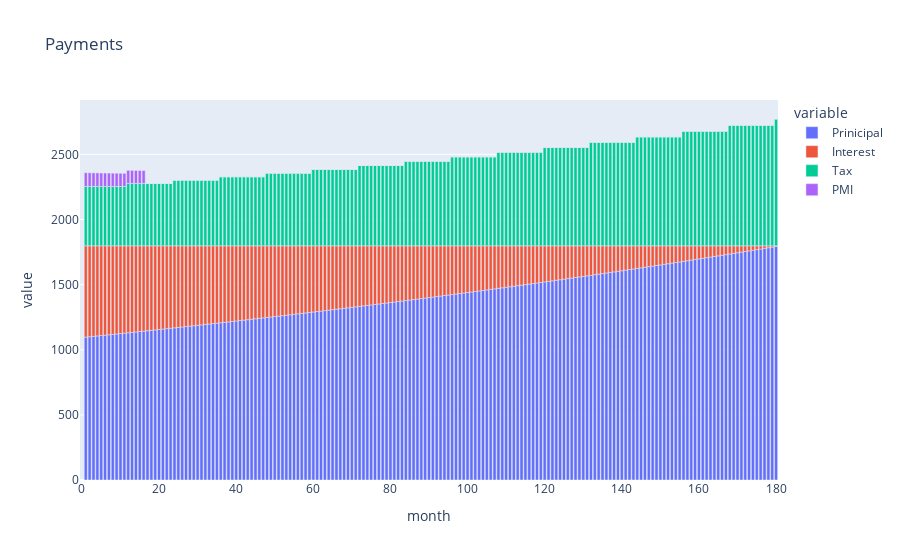
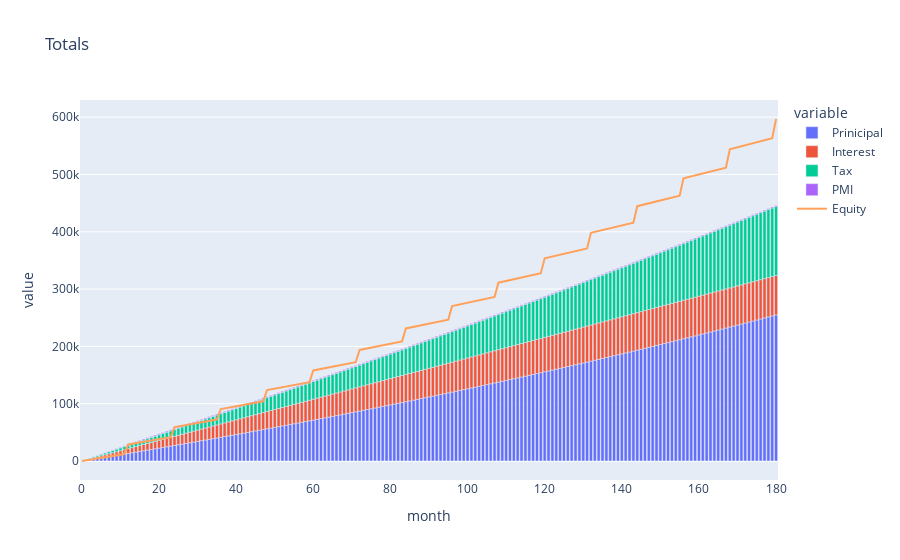
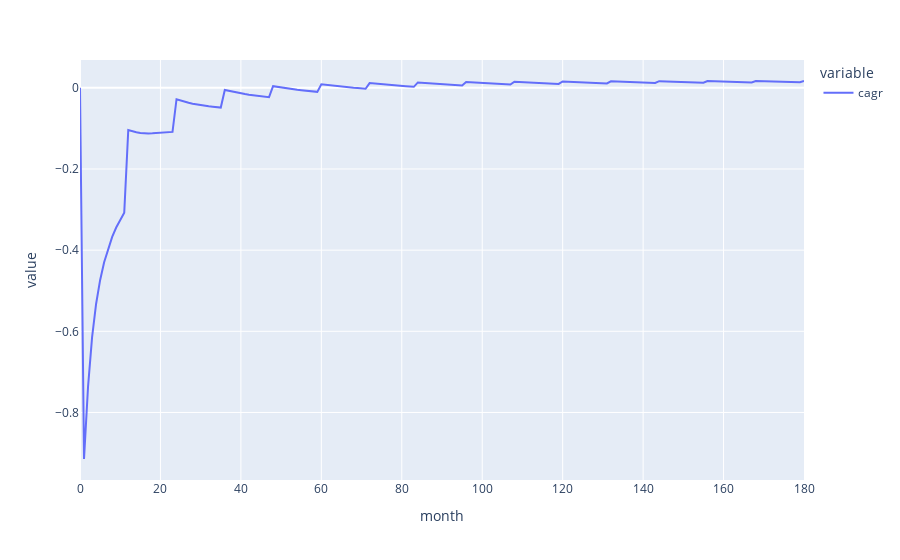

Write notebook code for charts like these, in order.
### Code cell
# %%timeit -n 100 -r 2
df = dataframes.return_on_investment(
    initial_value=TAX_APPRAISAL_VAL,
    down_payment=DOWN_PAYMENT,
    closing_rate=CLOSING,
    loan_interest_rate=LOAN_APR,
    num_years=YEARS,
    pmi_rate=PMI_RATE,
    property_tax_rate=TAX_APR,
    apprasial_growth=TAX_APPRAISAL_VAL_GROWTH_RATE
)
display(df.round(2))

totals = df[['principal paid', 'interest paid', 'tax paid', 'pmi paid']]
totals.columns = ['Prinicipal', 'Interest', 'Tax', 'PMI']
payments = totals.diff()

fig = px.bar(payments, x=payments.index, y=payments.columns, title='Payments')
fig.show()
fig = px.bar(totals, x=totals.index, y=totals.columns, title='Totals')
fig.add_scatter(x=df.index, y=df['equity'] - DOWN_PAYMENT, name='Equity')
fig.show()
fig = px.line(df, x=df.index, y=['cagr'])
# fig.add_scatter(x=df.index, y=df['equity'])
fig.show()

### Figure 1 — Plotly figure (JSON) as saved in the notebook; plotly's stock layout.template omitted (floating-point values rounded to 4 significant figures; data arrays with more than 128 entries replaced by an {"elided": "..."} marker saying what was removed)
{"data": [{"alignmentgroup": "True", "hovertemplate": "variable=Prinicipal<br>month=%{x}<br>value=%{y}<extra></extra>", "legendgroup": "Prinicipal", "marker": {"color": "#636efa"}, "name": "Prinicipal", "offsetgroup": "Prinicipal", "orientation": "v", "showlegend": true, "textposition": "auto", "type": "bar", "x": {"elided": "181 int values"}, "xaxis": "x", "y": {"elided": "181 float values"}, "yaxis": "y"}, {"alignmentgroup": "True", "hovertemplate": "variable=Interest<br>month=%{x}<br>value=%{y}<extra></extra>", "legendgroup": "Interest", "marker": {"color": "#EF553B"}, "name": "Interest", "offsetgroup": "Interest", "orientation": "v", "showlegend": true, "textposition": "auto", "type": "bar", "x": {"elided": "181 int values"}, "xaxis": "x", "y": {"elided": "181 float values"}, "yaxis": "y"}, {"alignmentgroup": "True", "hovertemplate": "variable=Tax<br>month=%{x}<br>value=%{y}<extra></extra>", "legendgroup": "Tax", "marker": {"color": "#00cc96"}, "name": "Tax", "offsetgroup": "Tax", "orientation": "v", "showlegend": true, "textposition": "auto", "type": "bar", "x": {"elided": "181 int values"}, "xaxis": "x", "y": {"elided": "181 float values"}, "yaxis": "y"}, {"alignmentgroup": "True", "hovertemplate": "variable=PMI<br>month=%{x}<br>value=%{y}<extra></extra>", "legendgroup": "PMI", "marker": {"color": "#ab63fa"}, "name": "PMI", "offsetgroup": "PMI", "orientation": "v", "showlegend": true, "textposition": "auto", "type": "bar", "x": {"elided": "181 int values"}, "xaxis": "x", "y": {"elided": "181 float values"}, "yaxis": "y"}], "layout": {"autosize": true, "barmode": "relative", "legend": {"title": {"text": "variable"}, "tracegroupgap": 0}, "title": {"text": "Payments"}, "xaxis": {"anchor": "y", "autorange": true, "domain": [0, 1], "range": [-0.5, 180.5], "title": {"text": "month"}, "type": "linear"}, "yaxis": {"anchor": "x", "autorange": true, "domain": [0, 1], "range": [0, 2917.0], "title": {"text": "value"}, "type": "linear"}}}

### Figure 2 — Plotly figure (JSON) as saved in the notebook; plotly's stock layout.template omitted (floating-point values rounded to 4 significant figures; data arrays with more than 128 entries replaced by an {"elided": "..."} marker saying what was removed)
{"data": [{"alignmentgroup": "True", "hovertemplate": "variable=Prinicipal<br>month=%{x}<br>value=%{y}<extra></extra>", "legendgroup": "Prinicipal", "marker": {"color": "#636efa"}, "name": "Prinicipal", "offsetgroup": "Prinicipal", "orientation": "v", "showlegend": true, "textposition": "auto", "type": "bar", "x": {"elided": "181 int values"}, "xaxis": "x", "y": {"elided": "181 float values"}, "yaxis": "y"}, {"alignmentgroup": "True", "hovertemplate": "variable=Interest<br>month=%{x}<br>value=%{y}<extra></extra>", "legendgroup": "Interest", "marker": {"color": "#EF553B"}, "name": "Interest", "offsetgroup": "Interest", "orientation": "v", "showlegend": true, "textposition": "auto", "type": "bar", "x": {"elided": "181 int values"}, "xaxis": "x", "y": {"elided": "181 float values"}, "yaxis": "y"}, {"alignmentgroup": "True", "hovertemplate": "variable=Tax<br>month=%{x}<br>value=%{y}<extra></extra>", "legendgroup": "Tax", "marker": {"color": "#00cc96"}, "name": "Tax", "offsetgroup": "Tax", "orientation": "v", "showlegend": true, "textposition": "auto", "type": "bar", "x": {"elided": "181 int values"}, "xaxis": "x", "y": {"elided": "181 float values"}, "yaxis": "y"}, {"alignmentgroup": "True", "hovertemplate": "variable=PMI<br>month=%{x}<br>value=%{y}<extra></extra>", "legendgroup": "PMI", "marker": {"color": "#ab63fa"}, "name": "PMI", "offsetgroup": "PMI", "orientation": "v", "showlegend": true, "textposition": "auto", "type": "bar", "x": {"elided": "181 int values"}, "xaxis": "x", "y": {"elided": "181 float values"}, "yaxis": "y"}, {"name": "Equity", "type": "scatter", "x": {"elided": "181 int values"}, "y": {"elided": "181 float values"}}], "layout": {"autosize": true, "barmode": "relative", "legend": {"title": {"text": "variable"}, "tracegroupgap": 0}, "title": {"text": "Totals"}, "xaxis": {"anchor": "y", "autorange": true, "domain": [0, 1], "range": [-0.5, 180.5], "title": {"text": "month"}, "type": "linear"}, "yaxis": {"anchor": "x", "autorange": true, "domain": [0, 1], "range": [-33150.0, 629900.0], "title": {"text": "value"}, "type": "linear"}}}

### Figure 3 — Plotly figure (JSON) as saved in the notebook; plotly's stock layout.template omitted (floating-point values rounded to 4 significant figures; data arrays with more than 128 entries replaced by an {"elided": "..."} marker saying what was removed)
{"data": [{"hovertemplate": "variable=cagr<br>month=%{x}<br>value=%{y}<extra></extra>", "legendgroup": "cagr", "line": {"color": "#636efa", "dash": "solid"}, "mode": "lines", "name": "cagr", "orientation": "v", "showlegend": true, "type": "scatter", "x": {"elided": "181 int values"}, "xaxis": "x", "y": {"elided": "181 float values"}, "yaxis": "y"}], "layout": {"autosize": true, "legend": {"title": {"text": "variable"}, "tracegroupgap": 0}, "margin": {"t": 60}, "xaxis": {"anchor": "y", "autorange": true, "domain": [0, 1], "range": [0, 180], "title": {"text": "month"}, "type": "linear"}, "yaxis": {"anchor": "x", "autorange": true, "domain": [0, 1], "range": [-0.9664, 0.06858], "title": {"text": "value"}, "type": "linear"}}}
